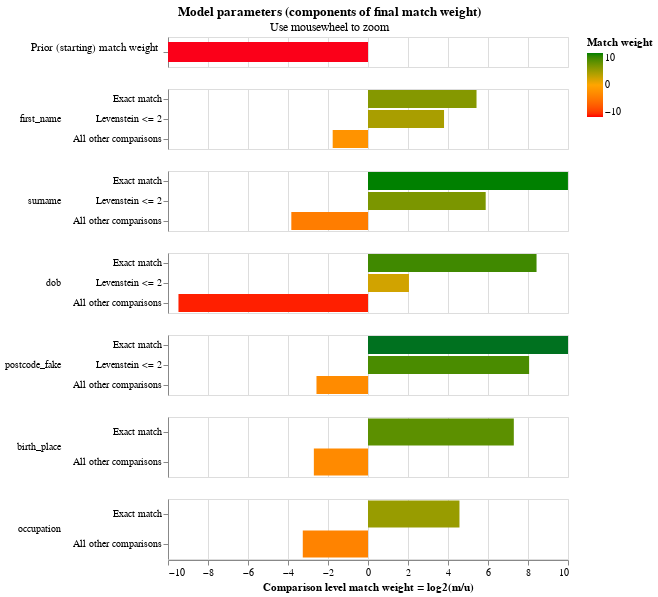

The code cell stored with this chart in its notebook:
### Markdown cell above
The final match weights can be viewed in the match weights chart:

### Code cell
linker.settings_obj.match_weights_chart()

### Figure 1 — Vega-Lite specification as saved in the notebook (floating-point values rounded to 4 significant figures)
{"$schema": "https://vega.github.io/schema/vega-lite/v5.2.json", "config": {"header": {"title": null}, "mark": {"tooltip": null}, "title": {"anchor": "middle"}, "view": {"height": 60, "width": 400}}, "data": {"values": [{"bayes_factor": 9.46e-05, "bayes_factor_description": "Proportion of matches is 0.000, equivalent to a starting match weight of -13.368.This means that if two records are drawn at random, one in  10,571.6 is expected to be a match", "comparison_name": "proportion_of_matches", "comparison_sort_order": -1, "comparison_vector_value": 0, "has_tf_adjustments": false, "is_null_level": false, "label_for_charts": "", "log2_bayes_factor": -13.37, "m_probability": null, "m_probability_description": null, "max_comparison_vector_value": 0, "proportion_of_matches": 9.459e-05, "sql_condition": null, "tf_adjustment_column": null, "tf_adjustment_weight": null, "u_probability": null, "u_probability_description": null}, {"bayes_factor": 43.0, "bayes_factor_description": "If comparison level is `exact match` then comparison is 43.00 times more likely to be a match", "comparison_name": "first_name", "comparison_sort_order": 0, "comparison_vector_value": 2, "has_tf_adjustments": true, "is_null_level": false, "label_for_charts": "Exact match", "log2_bayes_factor": 5.426, "m_probability": 0.5528, "m_probability_description": "Amongst truly matching record comparisons, 55.28% of records are in the exact match comparison level", "max_comparison_vector_value": 2, "proportion_of_matches": 9.459e-05, "sql_condition": "\"first_name_l\" = \"first_name_r\"", "tf_adjustment_column": "first_name", "tf_adjustment_weight": 1, "u_probability": 0.01285, "u_probability_description": "Amongst truly non-matching record comparisons, 1.29% of records are in the exact match comparison level"}, {"bayes_factor": 13.95, "bayes_factor_description": "If comparison level is `levenstein <= 2` then comparison is 13.95 times more likely to be a match", "comparison_name": "first_name", "comparison_sort_order": 0, "comparison_vector_value": 1, "has_tf_adjustments": false, "is_null_level": false, "label_for_charts": "Levenstein <= 2", "log2_bayes_factor": 3.802, "m_probability": 0.1603, "m_probability_description": "Amongst truly matching record comparisons, 16.03% of records are in the levenstein <= 2 comparison level", "max_comparison_vector_value": 2, "proportion_of_matches": 9.459e-05, "sql_condition": "levenshtein(\"first_name_l\", \"first_name_r\") <= 2", "tf_adjustment_column": null, "tf_adjustment_weight": 1, "u_probability": 0.01149, "u_probability_description": "Amongst truly non-matching record comparisons, 1.15% of records are in the levenstein <= 2 comparison level"}, {"bayes_factor": 0.2941, "bayes_factor_description": "If comparison level is `all other comparisons` then comparison is  3.40 times less likely to be a match", "comparison_name": "first_name", "comparison_sort_order": 0, "comparison_vector_value": 0, "has_tf_adjustments": false, "is_null_level": false, "label_for_charts": "All other comparisons", "log2_bayes_factor": -1.765, "m_probability": 0.287, "m_probability_description": "Amongst truly matching record comparisons, 28.70% of records are in the all other comparisons comparison level", "max_comparison_vector_value": 2, "proportion_of_matches": 9.459e-05, "sql_condition": "ELSE", "tf_adjustment_column": null, "tf_adjustment_weight": 1, "u_probability": 0.9757, "u_probability_description": "Amongst truly non-matching record comparisons, 97.57% of records are in the all other comparisons comparison level"}, {"bayes_factor": 1022.0, "bayes_factor_description": "If comparison level is `exact match` then comparison is 1,022.05 times more likely to be a match", "comparison_name": "surname", "comparison_sort_order": 1, "comparison_vector_value": 2, "has_tf_adjustments": true, "is_null_level": false, "label_for_charts": "Exact match", "log2_bayes_factor": 9.997, "m_probability": 0.782, "m_probability_description": "Amongst truly matching record comparisons, 78.20% of records are in the exact match comparison level", "max_comparison_vector_value": 2, "proportion_of_matches": 9.459e-05, "sql_condition": "\"surname_l\" = \"surname_r\"", "tf_adjustment_column": "surname", "tf_adjustment_weight": 1, "u_probability": 0.0007651, "u_probability_description": "Amongst truly non-matching record comparisons, 0.08% of records are in the exact match comparison level"}, {"bayes_factor": 59.07, "bayes_factor_description": "If comparison level is `levenstein <= 2` then comparison is 59.07 times more likely to be a match", "comparison_name": "surname", "comparison_sort_order": 1, "comparison_vector_value": 1, "has_tf_adjustments": false, "is_null_level": false, "label_for_charts": "Levenstein <= 2", "log2_bayes_factor": 5.884, "m_probability": 0.1482, "m_probability_description": "Amongst truly matching record comparisons, 14.82% of records are in the levenstein <= 2 comparison level", "max_comparison_vector_value": 2, "proportion_of_matches": 9.459e-05, "sql_condition": "levenshtein(\"surname_l\", \"surname_r\") <= 2", "tf_adjustment_column": null, "tf_adjustment_weight": 1, "u_probability": 0.002508, "u_probability_description": "Amongst truly non-matching record comparisons, 0.25% of records are in the levenstein <= 2 comparison level"}, {"bayes_factor": 0.07012, "bayes_factor_description": "If comparison level is `all other comparisons` then comparison is  14.26 times less likely to be a match", "comparison_name": "surname", "comparison_sort_order": 1, "comparison_vector_value": 0, "has_tf_adjustments": false, "is_null_level": false, "label_for_charts": "All other comparisons", "log2_bayes_factor": -3.834, "m_probability": 0.06989, "m_probability_description": "Amongst truly matching record comparisons, 6.99% of records are in the all other comparisons comparison level", "max_comparison_vector_value": 2, "proportion_of_matches": 9.459e-05, "sql_condition": "ELSE", "tf_adjustment_column": null, "tf_adjustment_weight": 1, "u_probability": 0.9967, "u_probability_description": "Amongst truly non-matching record comparisons, 99.67% of records are in the all other comparisons comparison level"}, {"bayes_factor": 344.2, "bayes_factor_description": "If comparison level is `exact match` then comparison is 344.22 times more likely to be a match", "comparison_name": "dob", "comparison_sort_order": 2, "comparison_vector_value": 2, "has_tf_adjustments": true, "is_null_level": false, "label_for_charts": "Exact match", "log2_bayes_factor": 8.427, "m_probability": 0.6224, "m_probability_description": "Amongst truly matching record comparisons, 62.24% of records are in the exact match comparison level", "max_comparison_vector_value": 2, "proportion_of_matches": 9.459e-05, "sql_condition": "\"dob_l\" = \"dob_r\"", "tf_adjustment_column": "dob", "tf_adjustment_weight": 1, "u_probability": 0.001808, "u_probability_description": "Amongst truly non-matching record comparisons, 0.18% of records are in the exact match comparison level"}, {"bayes_factor": 4.134, "bayes_factor_description": "If comparison level is `levenstein <= 2` then comparison is 4.13 times more likely to be a match", "comparison_name": "dob", "comparison_sort_order": 2, "comparison_vector_value": 1, "has_tf_adjustments": false, "is_null_level": false, "label_for_charts": "Levenstein <= 2", "log2_bayes_factor": 2.048, "m_probability": 0.3763, "m_probability_description": "Amongst truly matching record comparisons, 37.63% of records are in the levenstein <= 2 comparison level", "max_comparison_vector_value": 2, "proportion_of_matches": 9.459e-05, "sql_condition": "levenshtein(\"dob_l\", \"dob_r\") <= 2", "tf_adjustment_column": null, "tf_adjustment_weight": 1, "u_probability": 0.09102, "u_probability_description": "Amongst truly non-matching record comparisons, 9.10% of records are in the levenstein <= 2 comparison level"}, {"bayes_factor": 0.001404, "bayes_factor_description": "If comparison level is `all other comparisons` then comparison is  712.46 times less likely to be a match", "comparison_name": "dob", "comparison_sort_order": 2, "comparison_vector_value": 0, "has_tf_adjustments": false, "is_null_level": false, "label_for_charts": "All other comparisons", "log2_bayes_factor": -9.477, "m_probability": 0.001273, "m_probability_description": "Amongst truly matching record comparisons, 0.13% of records are in the all other comparisons comparison level", "max_comparison_vector_value": 2, "proportion_of_matches": 9.459e-05, "sql_condition": "ELSE", "tf_adjustment_column": null, "tf_adjustment_weight": 1, "u_probability": 0.9072, "u_probability_description": "Amongst truly non-matching record comparisons, 90.72% of records are in the all other comparisons comparison level"}, {"bayes_factor": 4773.0, "bayes_factor_description": "If comparison level is `exact match` then comparison is 4,772.76 times more likely to be a match", "comparison_name": "postcode_fake", "comparison_sort_order": 3, "comparison_vector_value": 2, "has_tf_adjustments": false, "is_null_level": false, "label_for_charts": "Exact match", "log2_bayes_factor": 12.22, "m_probability": 0.6895, "m_probability_description": "Amongst truly matching record comparisons, 68.95% of records are in the exact match comparison level", "max_comparison_vector_value": 2, "proportion_of_matches": 9.459e-05, "sql_condition": "\"postcode_fake_l\" = \"postcode_fake_r\"", "tf_adjustment_column": null, "tf_adjustment_weight": 1, "u_probability": 0.0001445, "u_probability_description": "Amongst truly non-matching record comparisons, 0.01% of records are in the exact match comparison level"}, {"bayes_factor": 266.0, "bayes_factor_description": "If comparison level is `levenstein <= 2` then comparison is 266.04 times more likely to be a match", "comparison_name": "postcode_fake", "comparison_sort_order": 3, "comparison_vector_value": 1, "has_tf_adjustments": false, "is_null_level": false, "label_for_charts": "Levenstein <= 2", "log2_bayes_factor": 8.055, "m_probability": 0.1429, "m_probability_description": "Amongst truly matching record comparisons, 14.29% of records are in the levenstein <= 2 comparison level", "max_comparison_vector_value": 2, "proportion_of_matches": 9.459e-05, "sql_condition": "levenshtein(\"postcode_fake_l\", \"postcode_fake_r\") <= 2", "tf_adjustment_column": null, "tf_adjustment_weight": 1, "u_probability": 0.0005373, "u_probability_description": "Amongst truly non-matching record comparisons, 0.05% of records are in the levenstein <= 2 comparison level"}, {"bayes_factor": 0.1677, "bayes_factor_description": "If comparison level is `all other comparisons` then comparison is  5.96 times less likely to be a match", "comparison_name": "postcode_fake", "comparison_sort_order": 3, "comparison_vector_value": 0, "has_tf_adjustments": false, "is_null_level": false, "label_for_charts": "All other comparisons", "log2_bayes_factor": -2.576, "m_probability": 0.1676, "m_probability_description": "Amongst truly matching record comparisons, 16.76% of records are in the all other comparisons comparison level", "max_comparison_vector_value": 2, "proportion_of_matches": 9.459e-05, "sql_condition": "ELSE", "tf_adjustment_column": null, "tf_adjustment_weight": 1, "u_probability": 0.9993, "u_probability_description": "Amongst truly non-matching record comparisons, 99.93% of records are in the all other comparisons comparison level"}, {"bayes_factor": 156.6, "bayes_factor_description": "If comparison level is `exact match` then comparison is 156.60 times more likely to be a match", "comparison_name": "birth_place", "comparison_sort_order": 4, "comparison_vector_value": 1, "has_tf_adjustments": true, "is_null_level": false, "label_for_charts": "Exact match", "log2_bayes_factor": 7.291, "m_probability": 0.8477, "m_probability_description": "Amongst truly matching record comparisons, 84.77% of records are in the exact match comparison level", "max_comparison_vector_value": 1, "proportion_of_matches": 9.459e-05, "sql_condition": "\"birth_place_l\" = \"birth_place_r\"", "tf_adjustment_column": "birth_place", "tf_adjustment_weight": 1, "u_probability": 0.005413, "u_probability_description": "Amongst truly non-matching record comparisons, 0.54% of records are in the exact match comparison level"}, {"bayes_factor": 0.1531, "bayes_factor_description": "If comparison level is `all other comparisons` then comparison is  6.53 times less likely to be a match", "comparison_name": "birth_place", "comparison_sort_order": 4, "comparison_vector_value": 0, "has_tf_adjustments": false, "is_null_level": false, "label_for_charts": "All other comparisons", "log2_bayes_factor": -2.707, "m_probability": 0.1523, "m_probability_description": "Amongst truly matching record comparisons, 15.23% of records are in the all other comparisons comparison level", "max_comparison_vector_value": 1, "proportion_of_matches": 9.459e-05, "sql_condition": "ELSE", "tf_adjustment_column": null, "tf_adjustment_weight": 1, "u_probability": 0.9946, "u_probability_description": "Amongst truly non-matching record comparisons, 99.46% of records are in the all other comparisons comparison level"}, {"bayes_factor": 23.81, "bayes_factor_description": "If comparison level is `exact match` then comparison is 23.81 times more likely to be a match", "comparison_name": "occupation", "comparison_sort_order": 5, "comparison_vector_value": 1, "has_tf_adjustments": true, "is_null_level": false, "label_for_charts": "Exact match", "log2_bayes_factor": 4.573, "m_probability": 0.8996, "m_probability_description": "Amongst truly matching record comparisons, 89.96% of records are in the exact match comparison level", "max_comparison_vector_value": 1, "proportion_of_matches": 9.459e-05, "sql_condition": "\"occupation_l\" = \"occupation_r\"", "tf_adjustment_column": "occupation", "tf_adjustment_weight": 1, "u_probability": 0.03779, "u_probability_description": "Amongst truly non-matching record comparisons, 3.78% of records are in the exact match comparison level"}, {"bayes_factor": 0.1043, "bayes_factor_description": "If comparison level is `all other comparisons` then comparison is  9.59 times less likely to be a match", "comparison_name": "occupation", "comparison_sort_order": 5, "comparison_vector_value": 0, "has_tf_adjustments": false, "is_null_level": false, "label_for_charts": "All other comparisons", "log2_bayes_factor": -3.261, "m_probability": 0.1004, "m_probability_description": "Amongst truly matching record comparisons, 10.04% of records are in the all other comparisons comparison level", "max_comparison_vector_value": 1, "proportion_of_matches": 9.459e-05, "sql_condition": "ELSE", "tf_adjustment_column": null, "tf_adjustment_weight": 1, "u_probability": 0.9622, "u_probability_description": "Amongst truly non-matching record comparisons, 96.22% of records are in the all other comparisons comparison level"}]}, "resolve": {"axis": {"y": "independent"}, "scale": {"y": "independent"}}, "selection": {"zoom_selector": {"bind": "scales", "encodings": ["x"], "type": "interval"}}, "title": {"subtitle": "Use mousewheel to zoom", "text": "Model parameters (components of final match weight)"}, "vconcat": [{"encoding": {"color": {"field": "log2_bayes_factor", "scale": {"domain": [-10, 0, 10], "range": ["red", "orange", "green"]}, "title": "Match weight", "type": "quantitative"}, "tooltip": [{"field": "comparison_name", "title": "Comparison name", "type": "nominal"}, {"field": "proportion_of_matches", "format": ".4f", "title": "Proportion of matches", "type": "nominal"}, {"field": "log2_bayes_factor", "format": ",.4f", "title": "Equivalent match weight", "type": "quantitative"}, {"field": "bayes_factor_description", "title": "Match weight description", "type": "nominal"}], "x": {"axis": {"domain": false, "labels": false, "ticks": false, "title": ""}, "field": "log2_bayes_factor", "scale": {"domain": [-10, 10]}, "type": "quantitative"}, "y": {"axis": {"title": "Prior (starting) match weight", "titleAlign": "right", "titleAngle": 0, "titleFontWeight": "normal"}, "field": "label_for_charts", "sort": {"field": "comparison_vector_value", "order": "descending"}, "type": "nominal"}}, "height": 30, "mark": {"clip": true, "height": 20, "type": "bar"}, "selection": {"zoom_selector": {"bind": "scales", "encodings": ["x"], "type": "interval"}}, "transform": [{"filter": "(datum.comparison_name == 'proportion_of_matches')"}]}, {"encoding": {"color": {"field": "log2_bayes_factor", "scale": {"domain": [-10, 0, 10], "range": ["red", "orange", "green"]}, "title": "Match weight", "type": "quantitative"}, "row": {"field": "comparison_name", "header": {"labelAlign": "left", "labelAnchor": "middle", "labelAngle": 0}, "sort": {"field": "comparison_sort_order"}, "type": "nominal"}, "tooltip": [{"field": "comparison_name", "title": "Comparison name", "type": "nominal"}, {"field": "label_for_charts", "title": "Label", "type": "ordinal"}, {"field": "sql_condition", "title": "SQL condition", "type": "nominal"}, {"field": "m_probability", "format": ".4f", "title": "M probability", "type": "quantitative"}, {"field": "u_probability", "format": ".4f", "title": "U probability", "type": "quantitative"}, {"field": "bayes_factor", "format": ",.4f", "title": "Bayes factor = m/u", "type": "quantitative"}, {"field": "log2_bayes_factor", "format": ",.4f", "title": "Match weight = log2(m/u)", "type": "quantitative"}, {"field": "bayes_factor_description", "title": "Match weight description", "type": "nominal"}], "x": {"axis": {"title": "Comparison level match weight = log2(m/u)"}, "field": "log2_bayes_factor", "scale": {"domain": [-10, 10]}, "type": "quantitative"}, "y": {"axis": {"title": null}, "field": "label_for_charts", "sort": {"field": "comparison_vector_value", "order": "descending"}, "type": "nominal"}}, "mark": {"clip": true, "type": "bar"}, "resolve": {"axis": {"y": "independent"}, "scale": {"y": "independent"}}, "selection": {"zoom_selector": {"bind": "scales", "encodings": ["x"], "type": "interval"}}, "transform": [{"filter": "(datum.comparison_name != 'proportion_of_matches')"}]}]}
